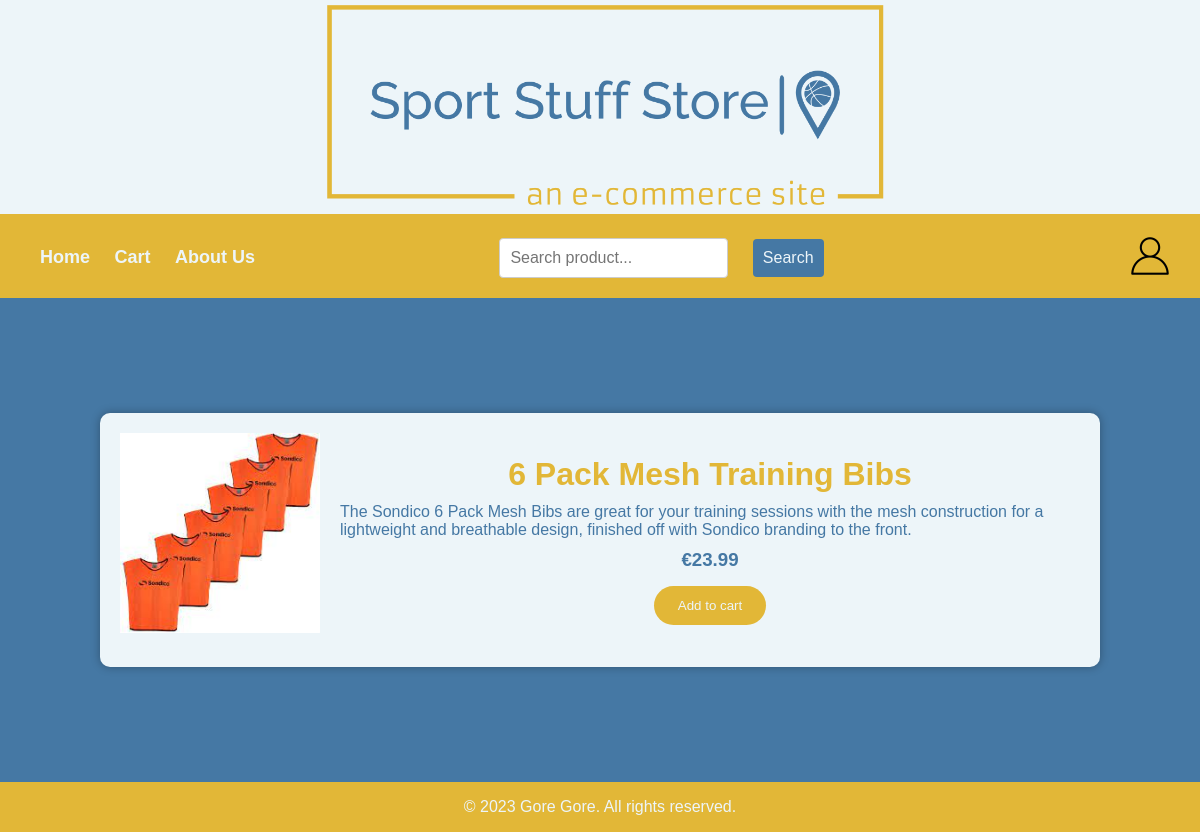
Screenshot of /view/productInfo.php?productId=1 with the database file from the repository.
### tables this page shows
CREATE TABLE `product` (
  `id` int(11) NOT NULL,
  `name` varchar(100) NOT NULL,
  `price` decimal(5,2) NOT NULL,
  `pic` varchar(100) NOT NULL,
  `details` varchar(2000) NOT NULL,
  PRIMARY KEY (`id`)
);

### utility/utilityDB.php (called while the page is built, shortened)
<?php
function getProductInfo($id){
    require "../utility/connection.php";
    $sql = "SELECT name, price, pic, details FROM product WHERE id = ?";
    $stmt = mysqli_prepare($conn, $sql);
    $stmt->bind_param('s', $id);
    $stmt->execute();
    $stmt->bind_result($name, $price, $pic, $details);
}
?>

### view/productInfo.php (the view, shortened to what this page needs)
<?php
if (isset($_GET['productId'])) {
    $productId = $_GET['productId'];
} else {
    die("Product ID not specified.");
}
require "../utility/utilityDB.php";
getProductInfo($productId);
$product_info = $_SESSION['productInfo'];
$name = $product_info['name'];
$price = $product_info['price'];
$pic = $product_info['pic'];
$details = $product_info['details'];
?>
<!DOCTYPE html>
<html lang="en">
    <head>
        <link rel="stylesheet" type="text/css" href="productInfo.css">
    </head>
    <body>
        <?php include('header.php'); ?>
        <div class="background">
            <div class="product-container">
                <div class="product-image">
                    <img src="../<?php echo $pic; ?>" alt="Product Picture">
                </div>
                <div class="product-details">
                    <h1><?php echo $name; ?></h1>
                    <p><?php echo $details; ?></p>
                    <h3>€<?php echo $price; ?></h3>
                    <form class="addForm">
					    <input type="submit" value="Add to cart" name="add_to_cart" class="add-to-cart">
					</form>
                </div>
            </div>
        </div>
        <?php include('footer.php'); ?>
    </body>
</html>

### view/productInfo.css (style rules this page uses)
* { box-sizing: border-box; margin: 100px auto; padding: 20px; font-family: Arial, sans-serif; }
.background { background-color: rgb(69, 120, 164); display: flex; justify-content: center; box-sizing: border-box; padding: 25px; }
.product-container { display: flex; flex-direction: row; align-items: center; margin: 90px auto; padding: 20px; background-color: rgb(237, 245, 249); border-radius: 10px; box-shadow: 0 0 10px rgba(0, 0, 0, 0.3); max-width: 1000px; }
.product-image img { width: 200px; height: 200px; margin-right: 20px; margin-bottom: 10px; }
.product-details h1 { text-align: center; margin-bottom: 10px; color: rgb(226, 183, 55); }
.product-details h3 { text-align: center; margin-top: 10px; margin-bottom: 5px; color: rgb(69, 120, 164); }
.product-details p { margin: 0 0 5px 0; color: rgb(69, 120, 164); }
form { display: flex; justify-content: center; }
.add-to-cart { margin-top: 10px; background-color: rgb(226, 183, 55); color: rgb(237, 245, 249); border: none; border-radius: 20px; padding: 12px 24px; cursor: pointer; transition: background-color 0.3s; }

### view/header.css (style rules this page uses)
* { box-sizing: border-box; margin: 0; padding: 0; font-family: 'Franklin Gothic Medium', 'Arial Narrow', Arial, sans-serif; }

### rows the page displays
product: pic (picture), name "6 Pack Mesh Training Bibs", details "The Sondico 6 Pack Mesh Bibs are great for your training sessions with the mesh construction for a lightweight and breathable design, finished off with Sondico branding to the front.", price "23.99"
